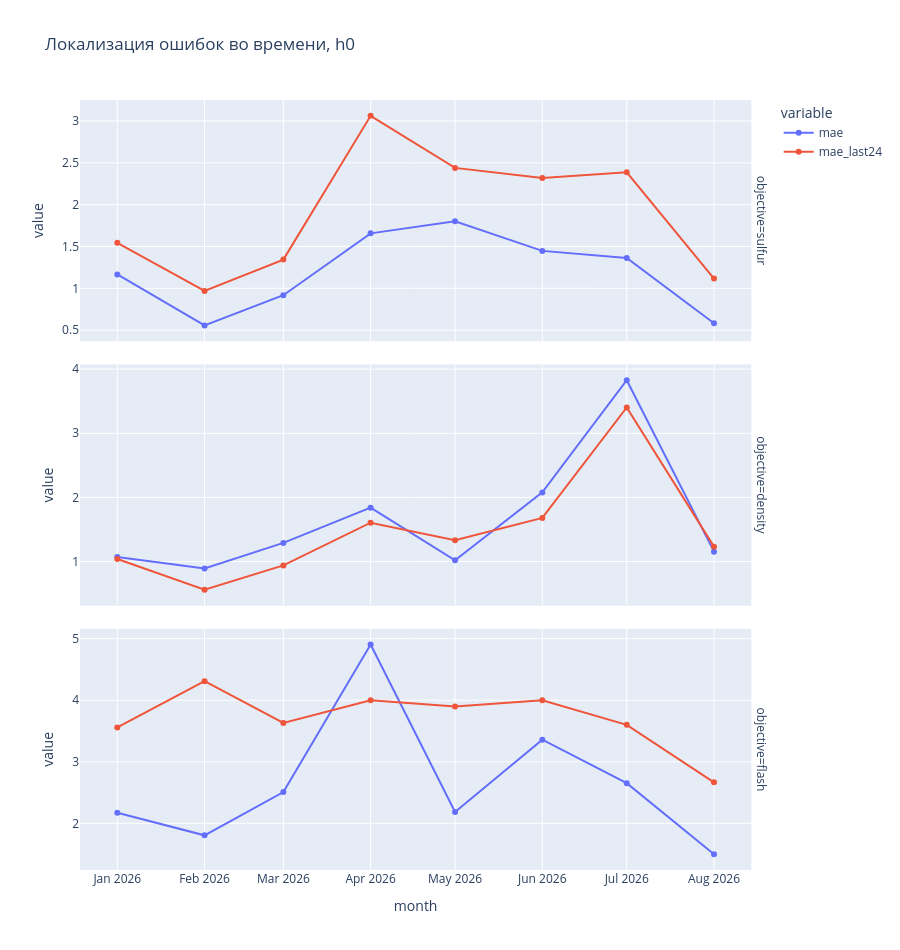
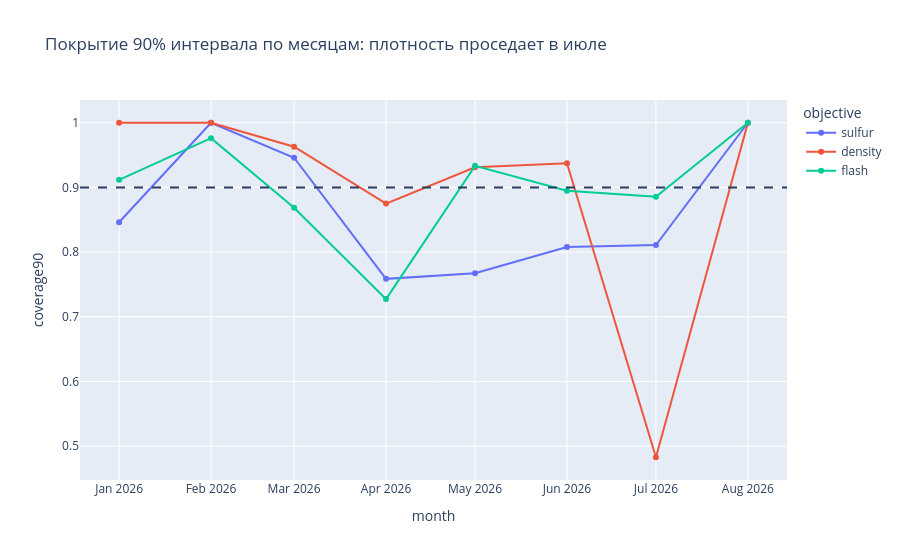

The notebook cell these images were saved under, in order:
### Code cell
m26=monthly[(monthly.year==2026)&monthly.objective.isin(['sulfur','density','flash'])&(monthly.horizon==0)]
fig=px.line(m26,x='month',y=['mae','mae_last24'],facet_row='objective',markers=True,height=950,title='Локализация ошибок во времени, h0')
fig.update_yaxes(matches=None)
show(fig,'monthly_errors')
fig=px.line(m26,x='month',y='coverage90',color='objective',markers=True,title='Покрытие 90% интервала по месяцам: плотность проседает в июле')
fig.add_hline(y=.9,line_dash='dash')
show(fig,'monthly_coverage')

### Figure 1 — Plotly figure (JSON) as saved in the notebook; plotly's stock layout.template omitted (floating-point values rounded to 4 significant figures)
{"data": [{"hovertemplate": "variable=mae<br>objective=sulfur<br>month=%{x}<br>value=%{y}<extra></extra>", "legendgroup": "mae", "line": {"color": "#636efa", "dash": "solid"}, "marker": {"symbol": "circle"}, "mode": "lines+markers", "name": "mae", "orientation": "v", "showlegend": true, "type": "scatter", "x": ["2026-01", "2026-02", "2026-03", "2026-04", "2026-05", "2026-06", "2026-07", "2026-08"], "xaxis": "x3", "y": [1.166, 0.556, 0.9177, 1.657, 1.803, 1.447, 1.363, 0.5826], "yaxis": "y3"}, {"hovertemplate": "variable=mae<br>objective=density<br>month=%{x}<br>value=%{y}<extra></extra>", "legendgroup": "mae", "line": {"color": "#636efa", "dash": "solid"}, "marker": {"symbol": "circle"}, "mode": "lines+markers", "name": "mae", "orientation": "v", "showlegend": false, "type": "scatter", "x": ["2026-01", "2026-02", "2026-03", "2026-04", "2026-05", "2026-06", "2026-07", "2026-08"], "xaxis": "x2", "y": [1.07, 0.8939, 1.291, 1.841, 1.02, 2.078, 3.828, 1.155], "yaxis": "y2"}, {"hovertemplate": "variable=mae<br>objective=flash<br>month=%{x}<br>value=%{y}<extra></extra>", "legendgroup": "mae", "line": {"color": "#636efa", "dash": "solid"}, "marker": {"symbol": "circle"}, "mode": "lines+markers", "name": "mae", "orientation": "v", "showlegend": false, "type": "scatter", "x": ["2026-01", "2026-02", "2026-03", "2026-04", "2026-05", "2026-06", "2026-07", "2026-08"], "xaxis": "x", "y": [2.173, 1.805, 2.507, 4.905, 2.184, 3.359, 2.653, 1.499], "yaxis": "y"}, {"hovertemplate": "variable=mae_last24<br>objective=sulfur<br>month=%{x}<br>value=%{y}<extra></extra>", "legendgroup": "mae_last24", "line": {"color": "#EF553B", "dash": "solid"}, "marker": {"symbol": "circle"}, "mode": "lines+markers", "name": "mae_last24", "orientation": "v", "showlegend": true, "type": "scatter", "x": ["2026-01", "2026-02", "2026-03", "2026-04", "2026-05", "2026-06", "2026-07", "2026-08"], "xaxis": "x3", "y": [1.544, 0.9679, 1.343, 3.062, 2.44, 2.319, 2.386, 1.117], "yaxis": "y3"}, {"hovertemplate": "variable=mae_last24<br>objective=density<br>month=%{x}<br>value=%{y}<extra></extra>", "legendgroup": "mae_last24", "line": {"color": "#EF553B", "dash": "solid"}, "marker": {"symbol": "circle"}, "mode": "lines+markers", "name": "mae_last24", "orientation": "v", "showlegend": false, "type": "scatter", "x": ["2026-01", "2026-02", "2026-03", "2026-04", "2026-05", "2026-06", "2026-07", "2026-08"], "xaxis": "x2", "y": [1.04, 0.56, 0.9407, 1.606, 1.334, 1.681, 3.403, 1.233], "yaxis": "y2"}, {"hovertemplate": "variable=mae_last24<br>objective=flash<br>month=%{x}<br>value=%{y}<extra></extra>", "legendgroup": "mae_last24", "line": {"color": "#EF553B", "dash": "solid"}, "marker": {"symbol": "circle"}, "mode": "lines+markers", "name": "mae_last24", "orientation": "v", "showlegend": false, "type": "scatter", "x": ["2026-01", "2026-02", "2026-03", "2026-04", "2026-05", "2026-06", "2026-07", "2026-08"], "xaxis": "x", "y": [3.559, 4.31, 3.632, 4.0, 3.9, 4.0, 3.6, 2.667], "yaxis": "y"}], "layout": {"annotations": [{"font": {}, "showarrow": false, "text": "objective=flash", "textangle": 90, "x": 0.98, "xanchor": "left", "xref": "paper", "y": 0.1567, "yanchor": "middle", "yref": "paper"}, {"font": {}, "showarrow": false, "text": "objective=density", "textangle": 90, "x": 0.98, "xanchor": "left", "xref": "paper", "y": 0.5, "yanchor": "middle", "yref": "paper"}, {"font": {}, "showarrow": false, "text": "objective=sulfur", "textangle": 90, "x": 0.98, "xanchor": "left", "xref": "paper", "y": 0.8433, "yanchor": "middle", "yref": "paper"}], "height": 950, "legend": {"title": {"text": "variable"}, "tracegroupgap": 0}, "title": {"text": "Локализация ошибок во времени, h0"}, "xaxis": {"anchor": "y", "domain": [0.0, 0.98], "title": {"text": "month"}}, "xaxis2": {"anchor": "y2", "domain": [0.0, 0.98], "matches": "x", "showticklabels": false}, "xaxis3": {"anchor": "y3", "domain": [0.0, 0.98], "matches": "x", "showticklabels": false}, "yaxis": {"anchor": "x", "domain": [0.0, 0.3133], "title": {"text": "value"}}, "yaxis2": {"anchor": "x2", "domain": [0.3433, 0.6567], "title": {"text": "value"}}, "yaxis3": {"anchor": "x3", "domain": [0.6867, 1.0], "title": {"text": "value"}}}}

### Figure 2 — Plotly figure (JSON) as saved in the notebook; plotly's stock layout.template omitted (floating-point values rounded to 4 significant figures)
{"data": [{"hovertemplate": "objective=sulfur<br>month=%{x}<br>coverage90=%{y}<extra></extra>", "legendgroup": "sulfur", "line": {"color": "#636efa", "dash": "solid"}, "marker": {"symbol": "circle"}, "mode": "lines+markers", "name": "sulfur", "orientation": "v", "showlegend": true, "type": "scatter", "x": ["2026-01", "2026-02", "2026-03", "2026-04", "2026-05", "2026-06", "2026-07", "2026-08"], "xaxis": "x", "y": [0.8462, 1.0, 0.9459, 0.7586, 0.7674, 0.8077, 0.8108, 1.0], "yaxis": "y"}, {"hovertemplate": "objective=density<br>month=%{x}<br>coverage90=%{y}<extra></extra>", "legendgroup": "density", "line": {"color": "#EF553B", "dash": "solid"}, "marker": {"symbol": "circle"}, "mode": "lines+markers", "name": "density", "orientation": "v", "showlegend": true, "type": "scatter", "x": ["2026-01", "2026-02", "2026-03", "2026-04", "2026-05", "2026-06", "2026-07", "2026-08"], "xaxis": "x", "y": [1.0, 1.0, 0.963, 0.875, 0.931, 0.9375, 0.4828, 1.0], "yaxis": "y"}, {"hovertemplate": "objective=flash<br>month=%{x}<br>coverage90=%{y}<extra></extra>", "legendgroup": "flash", "line": {"color": "#00cc96", "dash": "solid"}, "marker": {"symbol": "circle"}, "mode": "lines+markers", "name": "flash", "orientation": "v", "showlegend": true, "type": "scatter", "x": ["2026-01", "2026-02", "2026-03", "2026-04", "2026-05", "2026-06", "2026-07", "2026-08"], "xaxis": "x", "y": [0.9118, 0.9762, 0.8684, 0.7273, 0.9333, 0.8947, 0.8857, 1.0], "yaxis": "y"}], "layout": {"legend": {"title": {"text": "objective"}, "tracegroupgap": 0}, "shapes": [{"line": {"dash": "dash"}, "type": "line", "x0": 0, "x1": 1, "xref": "x domain", "y0": 0.9, "y1": 0.9, "yref": "y"}], "title": {"text": "Покрытие 90% интервала по месяцам: плотность проседает в июле"}, "xaxis": {"anchor": "y", "domain": [0.0, 1.0], "title": {"text": "month"}}, "yaxis": {"anchor": "x", "domain": [0.0, 1.0], "title": {"text": "coverage90"}}}}
